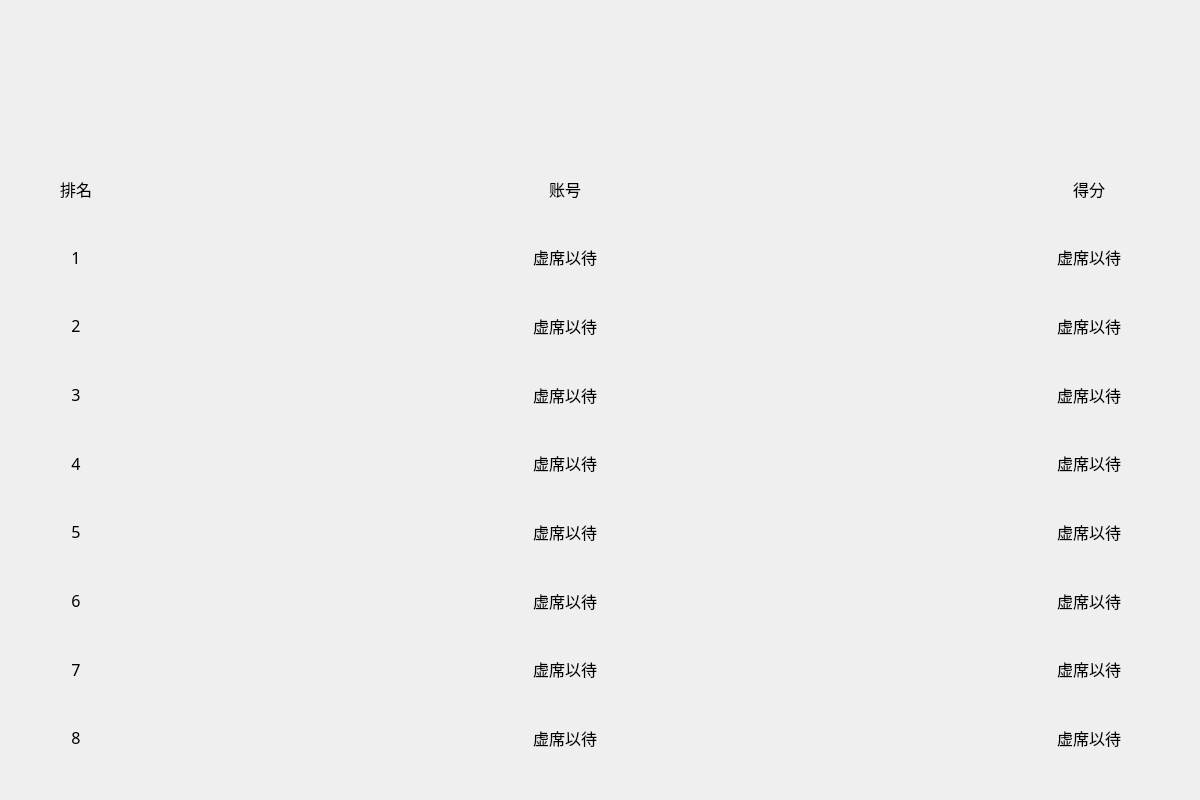
<?xml version="1.0" encoding="UTF-8"?>
<ui version="4.0">
 <class>paihangbang</class>
 <widget class="QDialog" name="paihangbang">
  <property name="geometry">
   <rect>
    <x>0</x>
    <y>0</y>
    <width>1200</width>
    <height>800</height>
   </rect>
  </property>
  <property name="minimumSize">
   <size>
    <width>900</width>
    <height>600</height>
   </size>
  </property>
  <property name="sizeIncrement">
   <size>
    <width>0</width>
    <height>0</height>
   </size>
  </property>
  <property name="baseSize">
   <size>
    <width>50</width>
    <height>50</height>
   </size>
  </property>
  <property name="windowTitle">
   <string>排行榜</string>
  </property>
  <layout class="QVBoxLayout" name="verticalLayout_2">
   <item>
    <layout class="QVBoxLayout" name="verticalLayout">
     <property name="leftMargin">
      <number>40</number>
     </property>
     <property name="topMargin">
      <number>20</number>
     </property>
     <property name="rightMargin">
      <number>40</number>
     </property>
     <property name="bottomMargin">
      <number>20</number>
     </property>
     <item>
      <layout class="QHBoxLayout" name="horizontalLayout_10">
       <item>
        <widget class="QLabel" name="label_3">
         <property name="minimumSize">
          <size>
           <width>80</width>
           <height>0</height>
          </size>
         </property>
         <property name="maximumSize">
          <size>
           <width>16777215</width>
           <height>60</height>
          </size>
         </property>
         <property name="text">
          <string/>
         </property>
        </widget>
       </item>
       <item>
        <widget class="QLabel" name="label_2">
         <property name="minimumSize">
          <size>
           <width>300</width>
           <height>120</height>
          </size>
         </property>
         <property name="maximumSize">
          <size>
           <width>300</width>
           <height>120</height>
          </size>
         </property>
         <property name="text">
          <string/>
         </property>
         <property name="pixmap">
          <pixmap>../Users/icon/phb.png</pixmap>
         </property>
         <property name="scaledContents">
          <bool>true</bool>
         </property>
        </widget>
       </item>
       <item>
        <widget class="QLabel" name="label_5">
         <property name="minimumSize">
          <size>
           <width>80</width>
           <height>0</height>
          </size>
         </property>
         <property name="maximumSize">
          <size>
           <width>16777215</width>
           <height>60</height>
          </size>
         </property>
         <property name="text">
          <string/>
         </property>
        </widget>
       </item>
      </layout>
     </item>
     <item>
      <layout class="QHBoxLayout" name="horizontalLayout_9">
       <item>
        <widget class="QLabel" name="label_26">
         <property name="maximumSize">
          <size>
           <width>50</width>
           <height>16777215</height>
          </size>
         </property>
         <property name="font">
          <font>
           <family>Adobe 黑体 Std R</family>
           <pointsize>12</pointsize>
          </font>
         </property>
         <property name="text">
          <string>排名</string>
         </property>
         <property name="alignment">
          <set>Qt::AlignCenter</set>
         </property>
        </widget>
       </item>
       <item>
        <widget class="QLabel" name="label_25">
         <property name="font">
          <font>
           <family>Adobe 黑体 Std R</family>
           <pointsize>12</pointsize>
          </font>
         </property>
         <property name="text">
          <string>账号</string>
         </property>
         <property name="alignment">
          <set>Qt::AlignCenter</set>
         </property>
        </widget>
       </item>
       <item>
        <widget class="QLabel" name="label_27">
         <property name="maximumSize">
          <size>
           <width>120</width>
           <height>16777215</height>
          </size>
         </property>
         <property name="font">
          <font>
           <family>Adobe 黑体 Std R</family>
           <pointsize>12</pointsize>
          </font>
         </property>
         <property name="text">
          <string>得分</string>
         </property>
         <property name="alignment">
          <set>Qt::AlignCenter</set>
         </property>
        </widget>
       </item>
      </layout>
     </item>
     <item>
      <layout class="QHBoxLayout" name="horizontalLayout">
       <item>
        <widget class="QLabel" name="label">
         <property name="maximumSize">
          <size>
           <width>50</width>
           <height>16777215</height>
          </size>
         </property>
         <property name="font">
          <font>
           <family>Adobe 黑体 Std R</family>
           <pointsize>12</pointsize>
          </font>
         </property>
         <property name="text">
          <string>1</string>
         </property>
         <property name="alignment">
          <set>Qt::AlignCenter</set>
         </property>
        </widget>
       </item>
       <item>
        <widget class="QLabel" name="id1">
         <property name="font">
          <font>
           <family>Adobe 黑体 Std R</family>
           <pointsize>12</pointsize>
          </font>
         </property>
         <property name="text">
          <string>虚席以待</string>
         </property>
         <property name="alignment">
          <set>Qt::AlignCenter</set>
         </property>
        </widget>
       </item>
       <item>
        <widget class="QLabel" name="score1">
         <property name="maximumSize">
          <size>
           <width>120</width>
           <height>16777215</height>
          </size>
         </property>
         <property name="font">
          <font>
           <family>Adobe 黑体 Std R</family>
           <pointsize>12</pointsize>
          </font>
         </property>
         <property name="text">
          <string>虚席以待</string>
         </property>
         <property name="alignment">
          <set>Qt::AlignCenter</set>
         </property>
        </widget>
       </item>
      </layout>
     </item>
     <item>
      <layout class="QHBoxLayout" name="horizontalLayout_4">
       <item>
        <widget class="QLabel" name="label_4">
         <property name="minimumSize">
          <size>
           <width>50</width>
           <height>0</height>
          </size>
         </property>
         <property name="maximumSize">
          <size>
           <width>50</width>
           <height>16777215</height>
          </size>
         </property>
         <property name="font">
          <font>
           <family>Adobe 黑体 Std R</family>
           <pointsize>12</pointsize>
          </font>
         </property>
         <property name="text">
          <string>2</string>
         </property>
         <property name="alignment">
          <set>Qt::AlignCenter</set>
         </property>
        </widget>
       </item>
       <item>
        <widget class="QLabel" name="id2">
         <property name="font">
          <font>
           <family>Adobe 黑体 Std R</family>
           <pointsize>12</pointsize>
          </font>
         </property>
         <property name="text">
          <string>虚席以待</string>
         </property>
         <property name="alignment">
          <set>Qt::AlignCenter</set>
         </property>
        </widget>
       </item>
       <item>
        <widget class="QLabel" name="score2">
         <property name="maximumSize">
          <size>
           <width>120</width>
           <height>16777215</height>
          </size>
         </property>
         <property name="font">
          <font>
           <family>Adobe 黑体 Std R</family>
           <pointsize>12</pointsize>
          </font>
         </property>
         <property name="text">
          <string>虚席以待</string>
         </property>
         <property name="alignment">
          <set>Qt::AlignCenter</set>
         </property>
        </widget>
       </item>
      </layout>
     </item>
     <item>
      <layout class="QHBoxLayout" name="horizontalLayout_5">
       <item>
        <widget class="QLabel" name="label_7">
         <property name="maximumSize">
          <size>
           <width>50</width>
           <height>16777215</height>
          </size>
         </property>
         <property name="font">
          <font>
           <family>Adobe 黑体 Std R</family>
           <pointsize>12</pointsize>
          </font>
         </property>
         <property name="text">
          <string>3</string>
         </property>
         <property name="alignment">
          <set>Qt::AlignCenter</set>
         </property>
        </widget>
       </item>
       <item>
        <widget class="QLabel" name="id3">
         <property name="font">
          <font>
           <family>Adobe 黑体 Std R</family>
           <pointsize>12</pointsize>
          </font>
         </property>
         <property name="text">
          <string>虚席以待</string>
         </property>
         <property name="alignment">
          <set>Qt::AlignCenter</set>
         </property>
        </widget>
       </item>
       <item>
        <widget class="QLabel" name="score3">
         <property name="maximumSize">
          <size>
           <width>120</width>
           <height>16777215</height>
          </size>
         </property>
         <property name="font">
          <font>
           <family>Adobe 黑体 Std R</family>
           <pointsize>12</pointsize>
          </font>
         </property>
         <property name="text">
          <string>虚席以待</string>
         </property>
         <property name="alignment">
          <set>Qt::AlignCenter</set>
         </property>
        </widget>
       </item>
      </layout>
     </item>
     <item>
      <layout class="QHBoxLayout" name="horizontalLayout_8">
       <item>
        <widget class="QLabel" name="label_22">
         <property name="maximumSize">
          <size>
           <width>50</width>
           <height>16777215</height>
          </size>
         </property>
         <property name="font">
          <font>
           <family>Adobe 黑体 Std R</family>
           <pointsize>12</pointsize>
          </font>
         </property>
         <property name="text">
          <string>4</string>
         </property>
         <property name="alignment">
          <set>Qt::AlignCenter</set>
         </property>
        </widget>
       </item>
       <item>
        <widget class="QLabel" name="id4">
         <property name="font">
          <font>
           <family>Adobe 黑体 Std R</family>
           <pointsize>12</pointsize>
          </font>
         </property>
         <property name="text">
          <string>虚席以待</string>
         </property>
         <property name="alignment">
          <set>Qt::AlignCenter</set>
         </property>
        </widget>
       </item>
       <item>
        <widget class="QLabel" name="score4">
         <property name="maximumSize">
          <size>
           <width>120</width>
           <height>16777215</height>
          </size>
         </property>
         <property name="font">
          <font>
           <family>Adobe 黑体 Std R</family>
           <pointsize>12</pointsize>
          </font>
         </property>
         <property name="text">
          <string>虚席以待</string>
         </property>
         <property name="alignment">
          <set>Qt::AlignCenter</set>
         </property>
        </widget>
       </item>
      </layout>
     </item>
     <item>
      <layout class="QHBoxLayout" name="horizontalLayout_6">
       <item>
        <widget class="QLabel" name="label_10">
         <property name="maximumSize">
          <size>
           <width>50</width>
           <height>16777215</height>
          </size>
         </property>
         <property name="font">
          <font>
           <family>Adobe 黑体 Std R</family>
           <pointsize>12</pointsize>
          </font>
         </property>
         <property name="text">
          <string>5</string>
         </property>
         <property name="alignment">
          <set>Qt::AlignCenter</set>
         </property>
        </widget>
       </item>
       <item>
        <widget class="QLabel" name="id5">
         <property name="font">
          <font>
           <family>Adobe 黑体 Std R</family>
           <pointsize>12</pointsize>
          </font>
         </property>
         <property name="text">
          <string>虚席以待</string>
         </property>
         <property name="alignment">
          <set>Qt::AlignCenter</set>
         </property>
        </widget>
       </item>
       <item>
        <widget class="QLabel" name="score5">
         <property name="maximumSize">
          <size>
           <width>120</width>
           <height>16777215</height>
          </size>
         </property>
         <property name="font">
          <font>
           <family>Adobe 黑体 Std R</family>
           <pointsize>12</pointsize>
          </font>
         </property>
         <property name="text">
          <string>虚席以待</string>
         </property>
         <property name="alignment">
          <set>Qt::AlignCenter</set>
         </property>
        </widget>
       </item>
      </layout>
     </item>
     <item>
      <layout class="QHBoxLayout" name="horizontalLayout_3">
       <item>
        <widget class="QLabel" name="label_19">
         <property name="maximumSize">
          <size>
           <width>50</width>
           <height>16777215</height>
          </size>
         </property>
         <property name="font">
          <font>
           <family>Adobe 黑体 Std R</family>
           <pointsize>12</pointsize>
          </font>
         </property>
         <property name="text">
          <string>6</string>
         </property>
         <property name="alignment">
          <set>Qt::AlignCenter</set>
         </property>
        </widget>
       </item>
       <item>
        <widget class="QLabel" name="id6">
         <property name="font">
          <font>
           <family>Adobe 黑体 Std R</family>
           <pointsize>12</pointsize>
          </font>
         </property>
         <property name="text">
          <string>虚席以待</string>
         </property>
         <property name="alignment">
          <set>Qt::AlignCenter</set>
         </property>
        </widget>
       </item>
       <item>
        <widget class="QLabel" name="score6">
         <property name="maximumSize">
          <size>
           <width>120</width>
           <height>16777215</height>
          </size>
         </property>
         <property name="font">
          <font>
           <family>Adobe 黑体 Std R</family>
           <pointsize>12</pointsize>
          </font>
         </property>
         <property name="text">
          <string>虚席以待</string>
         </property>
         <property name="alignment">
          <set>Qt::AlignCenter</set>
         </property>
        </widget>
       </item>
      </layout>
     </item>
     <item>
      <layout class="QHBoxLayout" name="horizontalLayout_2">
       <item>
        <widget class="QLabel" name="label_16">
         <property name="maximumSize">
          <size>
           <width>50</width>
           <height>16777215</height>
          </size>
         </property>
         <property name="font">
          <font>
           <family>Adobe 黑体 Std R</family>
           <pointsize>12</pointsize>
          </font>
         </property>
         <property name="text">
          <string>7</string>
         </property>
         <property name="alignment">
          <set>Qt::AlignCenter</set>
         </property>
        </widget>
       </item>
       <item>
        <widget class="QLabel" name="id7">
         <property name="font">
          <font>
           <family>Adobe 黑体 Std R</family>
           <pointsize>12</pointsize>
          </font>
         </property>
         <property name="text">
          <string>虚席以待</string>
         </property>
         <property name="alignment">
          <set>Qt::AlignCenter</set>
         </property>
        </widget>
       </item>
       <item>
        <widget class="QLabel" name="score7">
         <property name="maximumSize">
          <size>
           <width>120</width>
           <height>16777215</height>
          </size>
         </property>
         <property name="font">
          <font>
           <family>Adobe 黑体 Std R</family>
           <pointsize>12</pointsize>
          </font>
         </property>
         <property name="text">
          <string>虚席以待</string>
         </property>
         <property name="alignment">
          <set>Qt::AlignCenter</set>
         </property>
        </widget>
       </item>
      </layout>
     </item>
     <item>
      <layout class="QHBoxLayout" name="horizontalLayout_7">
       <item>
        <widget class="QLabel" name="label_13">
         <property name="maximumSize">
          <size>
           <width>50</width>
           <height>16777215</height>
          </size>
         </property>
         <property name="font">
          <font>
           <family>Adobe 黑体 Std R</family>
           <pointsize>12</pointsize>
          </font>
         </property>
         <property name="text">
          <string>8</string>
         </property>
         <property name="alignment">
          <set>Qt::AlignCenter</set>
         </property>
        </widget>
       </item>
       <item>
        <widget class="QLabel" name="id8">
         <property name="font">
          <font>
           <family>Adobe 黑体 Std R</family>
           <pointsize>12</pointsize>
          </font>
         </property>
         <property name="text">
          <string>虚席以待</string>
         </property>
         <property name="alignment">
          <set>Qt::AlignCenter</set>
         </property>
        </widget>
       </item>
       <item>
        <widget class="QLabel" name="score8">
         <property name="maximumSize">
          <size>
           <width>120</width>
           <height>16777215</height>
          </size>
         </property>
         <property name="font">
          <font>
           <family>Adobe 黑体 Std R</family>
           <pointsize>12</pointsize>
          </font>
         </property>
         <property name="text">
          <string>虚席以待</string>
         </property>
         <property name="alignment">
          <set>Qt::AlignCenter</set>
         </property>
        </widget>
       </item>
      </layout>
     </item>
    </layout>
   </item>
  </layout>
 </widget>
 <resources/>
 <connections/>
</ui>
